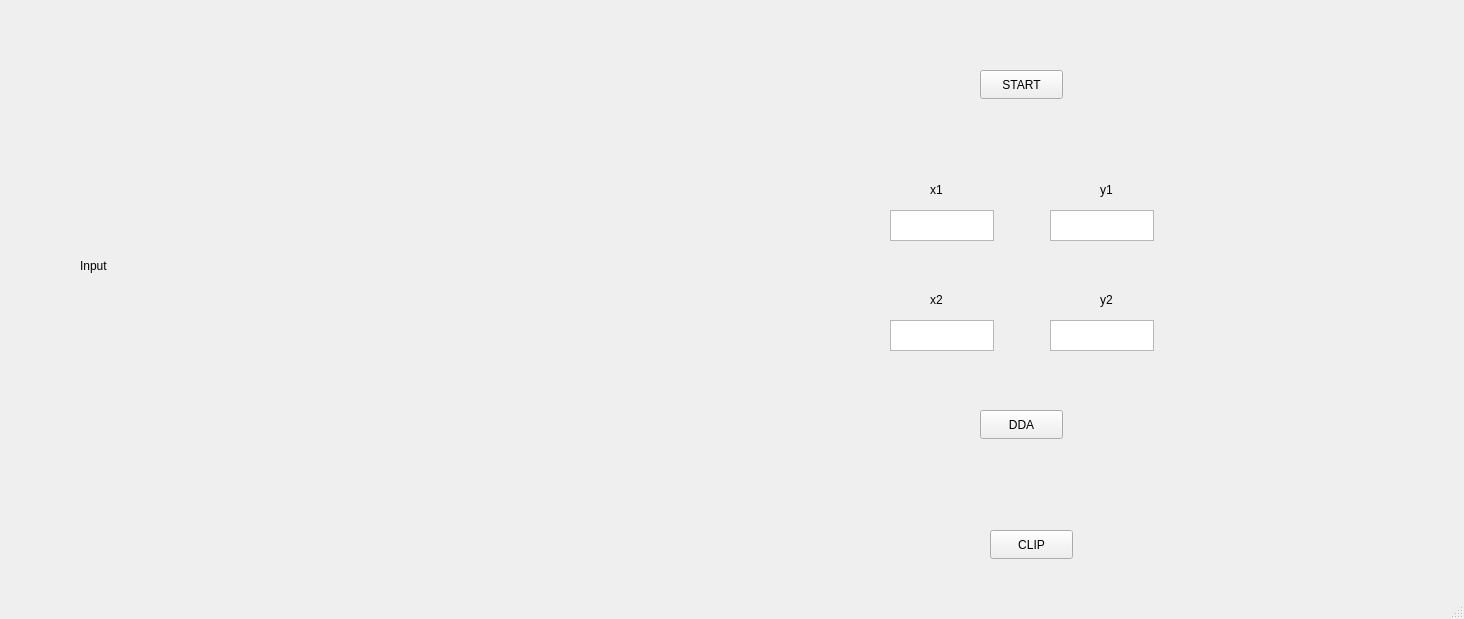
<?xml version="1.0" encoding="UTF-8"?>
<ui version="4.0">
 <class>MainWindow</class>
 <widget class="QMainWindow" name="MainWindow">
  <property name="geometry">
   <rect>
    <x>0</x>
    <y>0</y>
    <width>1464</width>
    <height>619</height>
   </rect>
  </property>
  <property name="windowTitle">
   <string>MainWindow</string>
  </property>
  <widget class="QWidget" name="centralwidget">
   <widget class="QPushButton" name="pushButton_3">
    <property name="geometry">
     <rect>
      <x>980</x>
      <y>410</y>
      <width>83</width>
      <height>29</height>
     </rect>
    </property>
    <property name="text">
     <string>DDA</string>
    </property>
   </widget>
   <widget class="QLabel" name="label_4">
    <property name="geometry">
     <rect>
      <x>1100</x>
      <y>290</y>
      <width>21</width>
      <height>20</height>
     </rect>
    </property>
    <property name="text">
     <string>y2</string>
    </property>
   </widget>
   <widget class="QTextEdit" name="textEdit_3">
    <property name="geometry">
     <rect>
      <x>1050</x>
      <y>320</y>
      <width>104</width>
      <height>31</height>
     </rect>
    </property>
   </widget>
   <widget class="QPushButton" name="pushButton_2">
    <property name="geometry">
     <rect>
      <x>990</x>
      <y>530</y>
      <width>83</width>
      <height>29</height>
     </rect>
    </property>
    <property name="text">
     <string>CLIP</string>
    </property>
   </widget>
   <widget class="QTextEdit" name="textEdit_4">
    <property name="geometry">
     <rect>
      <x>890</x>
      <y>320</y>
      <width>104</width>
      <height>31</height>
     </rect>
    </property>
   </widget>
   <widget class="QLabel" name="label_2">
    <property name="geometry">
     <rect>
      <x>930</x>
      <y>180</y>
      <width>21</width>
      <height>20</height>
     </rect>
    </property>
    <property name="text">
     <string>x1</string>
    </property>
   </widget>
   <widget class="QLabel" name="label_3">
    <property name="geometry">
     <rect>
      <x>1100</x>
      <y>180</y>
      <width>21</width>
      <height>20</height>
     </rect>
    </property>
    <property name="text">
     <string>y1</string>
    </property>
   </widget>
   <widget class="QLabel" name="label_5">
    <property name="geometry">
     <rect>
      <x>930</x>
      <y>290</y>
      <width>21</width>
      <height>20</height>
     </rect>
    </property>
    <property name="text">
     <string>x2</string>
    </property>
   </widget>
   <widget class="QLabel" name="label">
    <property name="geometry">
     <rect>
      <x>80</x>
      <y>0</y>
      <width>571</width>
      <height>531</height>
     </rect>
    </property>
    <property name="text">
     <string>Input</string>
    </property>
   </widget>
   <widget class="QTextEdit" name="textEdit">
    <property name="geometry">
     <rect>
      <x>890</x>
      <y>210</y>
      <width>104</width>
      <height>31</height>
     </rect>
    </property>
   </widget>
   <widget class="QTextEdit" name="textEdit_2">
    <property name="geometry">
     <rect>
      <x>1050</x>
      <y>210</y>
      <width>104</width>
      <height>31</height>
     </rect>
    </property>
   </widget>
   <widget class="QPushButton" name="pushButton">
    <property name="geometry">
     <rect>
      <x>980</x>
      <y>70</y>
      <width>83</width>
      <height>29</height>
     </rect>
    </property>
    <property name="text">
     <string>START</string>
    </property>
   </widget>
  </widget>
  <widget class="QMenuBar" name="menubar">
   <property name="geometry">
    <rect>
     <x>0</x>
     <y>0</y>
     <width>1464</width>
     <height>25</height>
    </rect>
   </property>
  </widget>
  <widget class="QStatusBar" name="statusbar"/>
 </widget>
 <resources/>
 <connections/>
</ui>
